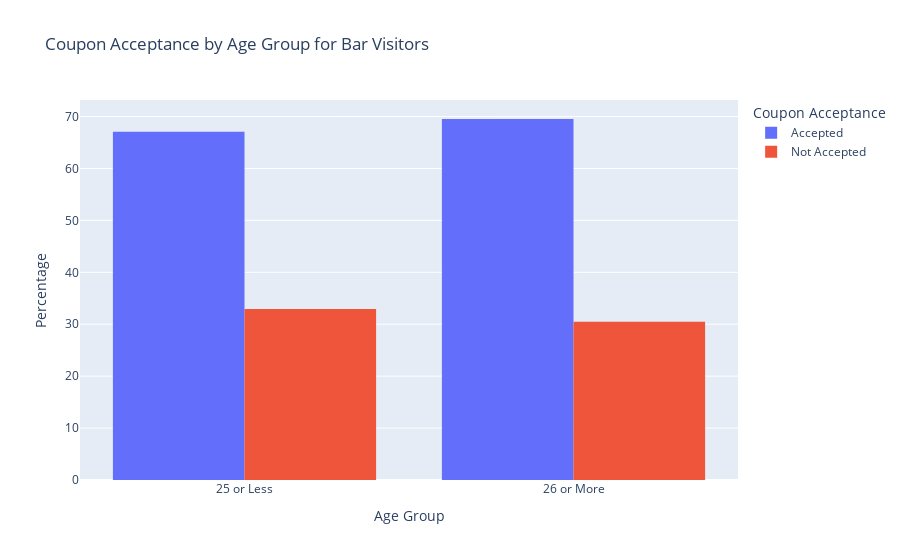

The notebook cell this image was saved under:
### Markdown cell above
4. Compare the acceptance rate between drivers who go to a bar more than once a month and are over the age of 25 to the all others.  Is there a difference?

### Code cell
# Start off the analysis with the dataframe containing bar coupon rows.
input_dataframe = bar_coupon_data.copy()

# Create function to label age groups as "25 or Less", "26 or More", or "UNKNOWN".
def create_age_26plus_label(age):
    if age == "below21" or (is_convertible_to_int(age) and int(age) <= 25):
        return "25 or Less"
    elif age == "50plus" or (is_convertible_to_int(age) and int(age) > 25):
        return "26 or More"
    else:
        return "UNKNOWN"

# Create a dataframe that:
#  1. Adds an age group label
#  2. Adds an acceptance label (0 = Not Accepted, 1 = Accepted)
#  3. Calculates value count proportions on acceptance groupbed by age group
bar_visits_labeled = input_dataframe.query("Bar == '1~3' | Bar == '4~8' | Bar == 'gt8'")[["age","Y"]].copy()
bar_visits_labeled["_age_labeled"] = bar_visits_labeled["age"].apply(create_age_26plus_label)
bar_visits_labeled["_accepted"] = bar_visits_labeled["Y"].apply(create_acceptance_label)
bar_visits_labeled_and_grouped_counts_pct = bar_visits_labeled.groupby("_age_labeled")[["_accepted"]].value_counts(normalize=True) * 100

# Visualize data in a histogram (bar graph)
fig = px.histogram(
    bar_visits_labeled_and_grouped_counts_pct.reset_index(),
    title = "Coupon Acceptance by Age Group for Bar Visitors",
    x = '_age_labeled',
    y = 'proportion',
    color = '_accepted',
    barmode ='group',
    labels = {"_age_labeled": "Age Group", "_accepted": "Coupon Acceptance"}
)
    
fig.update_layout(
    yaxis_title='Percentage'
)
    
fig.show()

fig.write_image("visualizations/coupon_acceptane_by_age_for_bar_visitors.png")

# Print out the dataframe
bar_visits_labeled_and_grouped_counts_pct.reset_index()

### Figure 1 — Plotly figure (JSON) as saved in the notebook; plotly's stock layout.template omitted (floating-point values rounded to 4 significant figures)
{"data": [{"alignmentgroup": "True", "bingroup": "x", "histfunc": "sum", "hovertemplate": "Coupon Acceptance=Accepted<br>Age Group=%{x}<br>sum of proportion=%{y}<extra></extra>", "legendgroup": "Accepted", "marker": {"color": "#636efa", "pattern": {"shape": ""}}, "name": "Accepted", "offsetgroup": "Accepted", "orientation": "v", "showlegend": true, "type": "histogram", "x": ["25 or Less", "26 or More"], "xaxis": "x", "y": [67.05, 69.52], "yaxis": "y"}, {"alignmentgroup": "True", "bingroup": "x", "histfunc": "sum", "hovertemplate": "Coupon Acceptance=Not Accepted<br>Age Group=%{x}<br>sum of proportion=%{y}<extra></extra>", "legendgroup": "Not Accepted", "marker": {"color": "#EF553B", "pattern": {"shape": ""}}, "name": "Not Accepted", "offsetgroup": "Not Accepted", "orientation": "v", "showlegend": true, "type": "histogram", "x": ["25 or Less", "26 or More"], "xaxis": "x", "y": [32.95, 30.48], "yaxis": "y"}], "layout": {"autosize": true, "barmode": "group", "legend": {"title": {"text": "Coupon Acceptance"}, "tracegroupgap": 0}, "title": {"text": "Coupon Acceptance by Age Group for Bar Visitors"}, "xaxis": {"anchor": "y", "autorange": true, "domain": [0, 1], "range": [-0.5, 1.5], "title": {"text": "Age Group"}, "type": "category"}, "yaxis": {"anchor": "x", "autorange": true, "domain": [0, 1], "range": [0, 73.18], "title": {"text": "Percentage"}, "type": "linear"}}}
